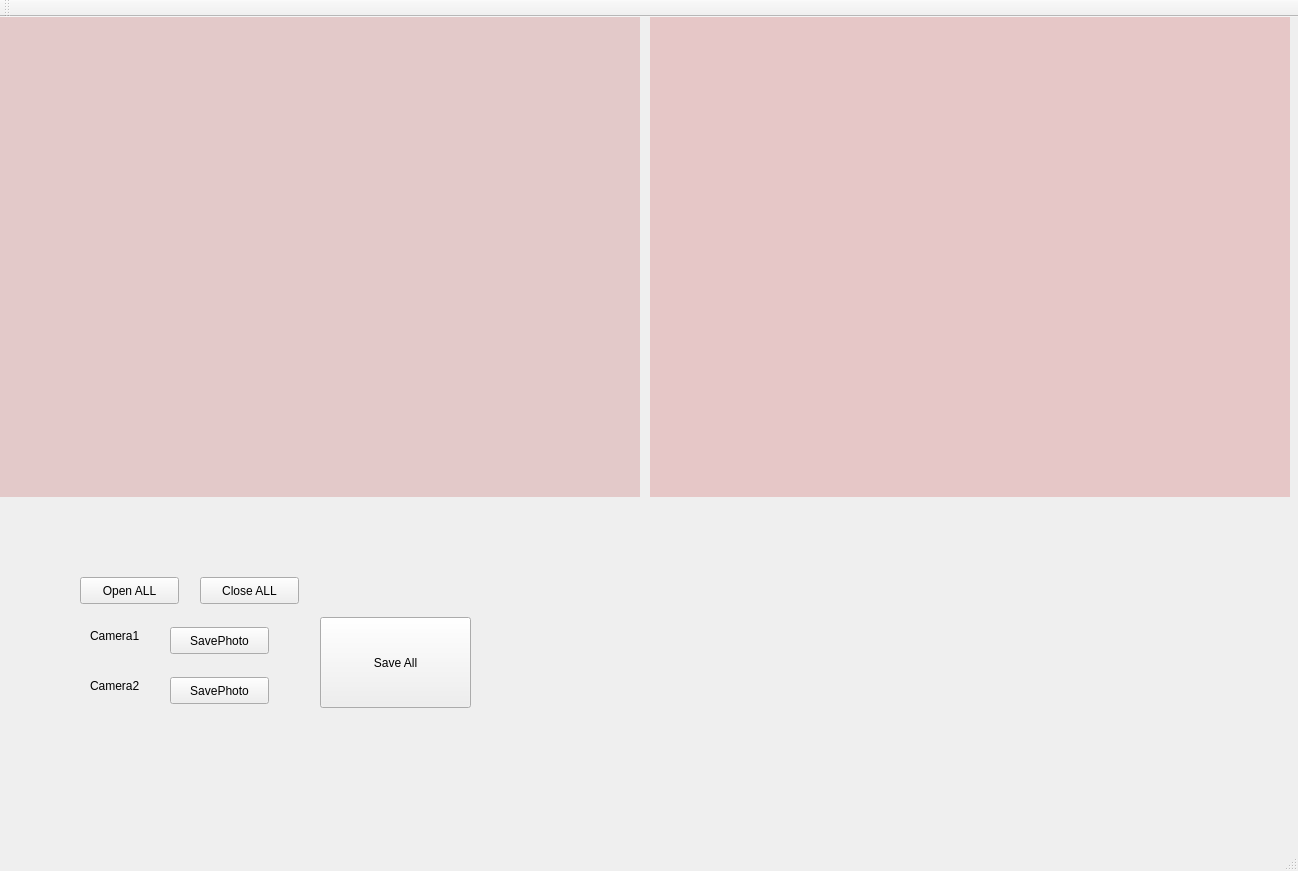
<?xml version="1.0" encoding="UTF-8"?>
<ui version="4.0">
 <class>SavePhotosClass</class>
 <widget class="QMainWindow" name="SavePhotosClass">
  <property name="geometry">
   <rect>
    <x>0</x>
    <y>0</y>
    <width>1298</width>
    <height>871</height>
   </rect>
  </property>
  <property name="windowTitle">
   <string>SavePhotos</string>
  </property>
  <widget class="QWidget" name="centralWidget">
   <widget class="QLabel" name="label">
    <property name="geometry">
     <rect>
      <x>90</x>
      <y>610</y>
      <width>67</width>
      <height>17</height>
     </rect>
    </property>
    <property name="text">
     <string>Camera1</string>
    </property>
   </widget>
   <widget class="QPushButton" name="pushButton_3">
    <property name="geometry">
     <rect>
      <x>320</x>
      <y>600</y>
      <width>151</width>
      <height>91</height>
     </rect>
    </property>
    <property name="text">
     <string>Save All</string>
    </property>
   </widget>
   <widget class="QPushButton" name="pushButton">
    <property name="geometry">
     <rect>
      <x>80</x>
      <y>560</y>
      <width>99</width>
      <height>27</height>
     </rect>
    </property>
    <property name="text">
     <string>Open ALL</string>
    </property>
   </widget>
   <widget class="QPushButton" name="Btn_Cam2">
    <property name="geometry">
     <rect>
      <x>170</x>
      <y>660</y>
      <width>99</width>
      <height>27</height>
     </rect>
    </property>
    <property name="text">
     <string>SavePhoto</string>
    </property>
   </widget>
   <widget class="QLabel" name="label_2">
    <property name="geometry">
     <rect>
      <x>90</x>
      <y>660</y>
      <width>67</width>
      <height>17</height>
     </rect>
    </property>
    <property name="text">
     <string>Camera2</string>
    </property>
   </widget>
   <widget class="QLabel" name="C2">
    <property name="geometry">
     <rect>
      <x>0</x>
      <y>0</y>
      <width>640</width>
      <height>480</height>
     </rect>
    </property>
    <property name="styleSheet">
     <string notr="true">background-color: rgb(227, 201, 201);</string>
    </property>
    <property name="text">
     <string/>
    </property>
   </widget>
   <widget class="QPushButton" name="Btn_Cam1">
    <property name="geometry">
     <rect>
      <x>170</x>
      <y>610</y>
      <width>99</width>
      <height>27</height>
     </rect>
    </property>
    <property name="text">
     <string>SavePhoto</string>
    </property>
   </widget>
   <widget class="QLabel" name="C1">
    <property name="geometry">
     <rect>
      <x>650</x>
      <y>0</y>
      <width>640</width>
      <height>480</height>
     </rect>
    </property>
    <property name="styleSheet">
     <string notr="true">background-color: rgb(230, 199, 199);</string>
    </property>
    <property name="text">
     <string/>
    </property>
   </widget>
   <widget class="QPushButton" name="pushButton_2">
    <property name="geometry">
     <rect>
      <x>200</x>
      <y>560</y>
      <width>99</width>
      <height>27</height>
     </rect>
    </property>
    <property name="text">
     <string>Close ALL</string>
    </property>
   </widget>
  </widget>
  <widget class="QMenuBar" name="menuBar">
   <property name="geometry">
    <rect>
     <x>0</x>
     <y>0</y>
     <width>1298</width>
     <height>23</height>
    </rect>
   </property>
  </widget>
  <widget class="QToolBar" name="mainToolBar">
   <attribute name="toolBarArea">
    <enum>TopToolBarArea</enum>
   </attribute>
   <attribute name="toolBarBreak">
    <bool>false</bool>
   </attribute>
  </widget>
  <widget class="QStatusBar" name="statusBar"/>
 </widget>
 <layoutdefault spacing="6" margin="11"/>
 <resources>
  <include location="SavePhotos.qrc"/>
 </resources>
 <connections>
  <connection>
   <sender>pushButton</sender>
   <signal>clicked()</signal>
   <receiver>SavePhotosClass</receiver>
   <slot>on_pushButton_clicked()</slot>
   <hints>
    <hint type="sourcelabel">
     <x>197</x>
     <y>337</y>
    </hint>
    <hint type="destinationlabel">
     <x>155</x>
     <y>308</y>
    </hint>
   </hints>
  </connection>
  <connection>
   <sender>pushButton_2</sender>
   <signal>clicked()</signal>
   <receiver>SavePhotosClass</receiver>
   <slot>on_pushButton_2_clicked()</slot>
   <hints>
    <hint type="sourcelabel">
     <x>225</x>
     <y>382</y>
    </hint>
    <hint type="destinationlabel">
     <x>174</x>
     <y>407</y>
    </hint>
   </hints>
  </connection>
  <connection>
   <sender>Btn_Cam1</sender>
   <signal>clicked()</signal>
   <receiver>SavePhotosClass</receiver>
   <slot>on_Btn_Cam1_clicked()</slot>
   <hints>
    <hint type="sourcelabel">
     <x>476</x>
     <y>331</y>
    </hint>
    <hint type="destinationlabel">
     <x>517</x>
     <y>300</y>
    </hint>
   </hints>
  </connection>
  <connection>
   <sender>Btn_Cam2</sender>
   <signal>clicked()</signal>
   <receiver>SavePhotosClass</receiver>
   <slot>on_Btn_Cam2_clicked()</slot>
   <hints>
    <hint type="sourcelabel">
     <x>454</x>
     <y>392</y>
    </hint>
    <hint type="destinationlabel">
     <x>496</x>
     <y>415</y>
    </hint>
   </hints>
  </connection>
  <connection>
   <sender>pushButton_3</sender>
   <signal>clicked()</signal>
   <receiver>SavePhotosClass</receiver>
   <slot>on_pushButton_3_clicked()</slot>
   <hints>
    <hint type="sourcelabel">
     <x>610</x>
     <y>362</y>
    </hint>
    <hint type="destinationlabel">
     <x>683</x>
     <y>358</y>
    </hint>
   </hints>
  </connection>
 </connections>
 <slots>
  <slot>on_pushButton_clicked()</slot>
  <slot>on_pushButton_2_clicked()</slot>
  <slot>on_Btn_Cam1_clicked()</slot>
  <slot>on_Btn_Cam2_clicked()</slot>
  <slot>on_pushButton_3_clicked()</slot>
 </slots>
</ui>
